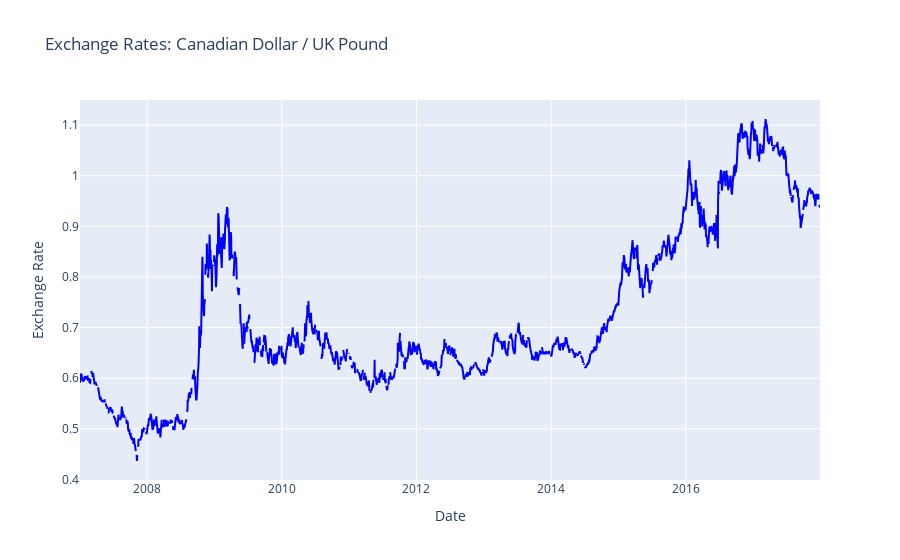

This figure's notebook cell:
### Code cell
import plotly.graph_objs as go
from plotly.subplots import make_subplots


data["DateNew"] = pd.to_datetime(data["Date"], format="%d/%m/%Y")

# Create a figure with Plotly
figure = make_subplots(specs=[[{"secondary_y": False}]])

# Add Canadian Dollar exchange rate line
figure.add_trace(go.Scatter(x=data['DateNew'], y=data['CAN_UK'],
                            mode='lines', name='CAN/UK',
                            line=dict(color='blue')), secondary_y=False)
# Update figure layout
figure.update_layout(title='Exchange Rates: Canadian Dollar / UK Pound',
                     xaxis_title='Date',
                     yaxis_title='Exchange Rate')

figure.show()

### Figure 1 — Plotly figure (JSON) as saved in the notebook; plotly's stock layout.template omitted (floating-point values rounded to 4 significant figures; data arrays with more than 128 entries replaced by an {"elided": "..."} marker saying what was removed)
{"data": [{"line": {"color": "blue"}, "mode": "lines", "name": "CAN/UK", "type": "scatter", "x": {"elided": "2864 str values"}, "xaxis": "x", "y": {"elided": "2864 float values"}, "yaxis": "y"}], "layout": {"title": {"text": "Exchange Rates: Canadian Dollar / UK Pound"}, "xaxis": {"anchor": "y", "domain": [0, 1], "title": {"text": "Date"}}, "yaxis": {"anchor": "x", "domain": [0, 1], "title": {"text": "Exchange Rate"}}}}
